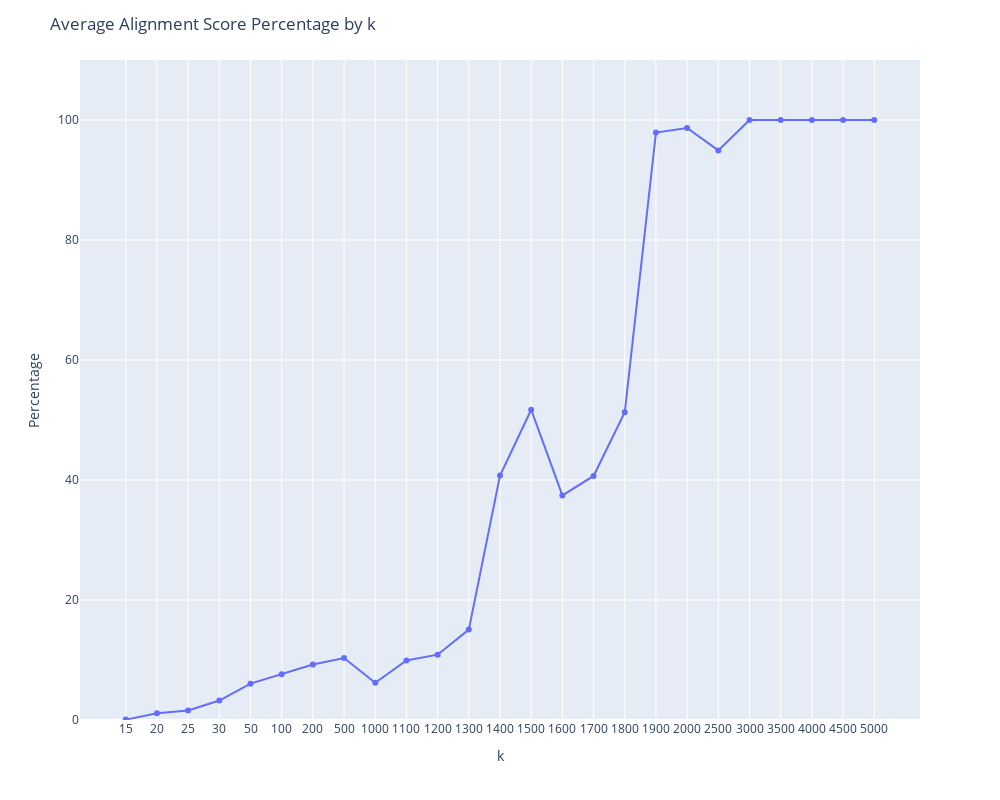

Notebook cell for this chart:
### Code cell
avg_data = data.groupby('k')['percentage'].mean().reset_index()
fig = px.line(avg_data, x='k', y='percentage', markers=True)
fig.update_layout(
    title='Average Alignment Score Percentage by k',
    xaxis_title='k',
    yaxis_title='Percentage',
    xaxis={'type': 'category'},  # Make x-axis categorical
    yaxis={'range': [0, 110]},   # Set y-axis range
    width=1000,
    height=800
)
fig.show()

### Figure 1 — Plotly figure (JSON) as saved in the notebook; plotly's stock layout.template omitted (floating-point values rounded to 4 significant figures)
{"data": [{"hovertemplate": "k=%{x}<br>percentage=%{y}<extra></extra>", "legendgroup": "", "line": {"color": "#636efa", "dash": "solid"}, "marker": {"symbol": "circle"}, "mode": "lines+markers", "name": "", "orientation": "v", "showlegend": false, "type": "scatter", "x": [15, 20, 25, 30, 50, 100, 200, 500, 1000, 1100, 1200, 1300, 1400, 1500, 1600, 1700, 1800, 1900, 2000, 2500, 3000, 3500, 4000, 4500, 5000], "xaxis": "x", "y": [0.06561, 1.112, 1.575, 3.238, 6.061, 7.613, 9.256, 10.33, 6.209, 9.932, 10.89, 15.06, 40.76, 51.71, 37.43, 40.68, 51.29, 97.9, 98.66, 94.93, 100, 100, 100, 100, 100], "yaxis": "y"}], "layout": {"height": 800, "legend": {"tracegroupgap": 0}, "margin": {"t": 60}, "title": {"text": "Average Alignment Score Percentage by k"}, "width": 1000, "xaxis": {"anchor": "y", "domain": [0, 1], "title": {"text": "k"}, "type": "category"}, "yaxis": {"anchor": "x", "domain": [0, 1], "range": [0, 110], "title": {"text": "Percentage"}}}}
